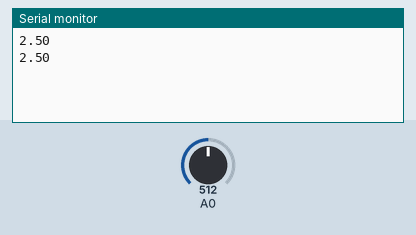
A sketch run on a simulated Arduino Uno, built with avr-gcc and run on an emulated ATmega328P. Parts: the last lines printed to the serial monitor. The inputs (shaded band) are chosen by the test bench; at power-on: A0 = 512.

Above: at 1.8 s.
1.9 s: A0 set to 716
At 2.7 s:
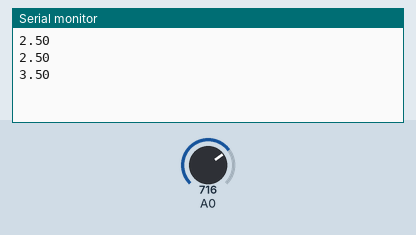
3.4 s: A0 set to 900
At 4.8 s:
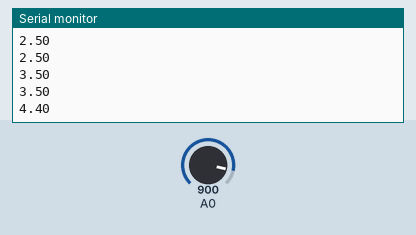
Timing chart, 0 to 6.4 s (numbered marks = the images above; inputs shaded):
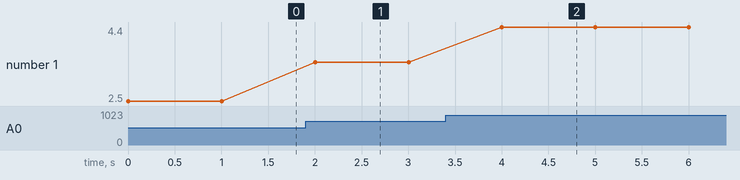

Measured:
- after the input at 1.9 s, the serial monitor: prints a new line after 0.10 s (image 1)
- after the input at 3.4 s, the serial monitor: prints a new line after 0.60 s (image 2)
- plotted number 1: 2.5 → 3.5 after the input at 1.9 s, 3.5 → 4.4 after the input at 3.4 s

The sketch:

loadcell.ino
```cpp
void setup() {
Serial.begin(9600);
}

void loop() {

float volt = 5.0*analogRead(A0) / 1023.0 ;

Serial.println(volt) ;

delay(1000);
}
```
